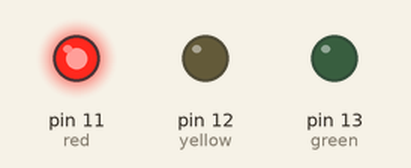
The sketch below on a simulated Arduino Uno, built with avr-gcc and run on an emulated ATmega328P. Shown: output pins drawn as LEDs (lit = HIGH).

Above: at 4.0 s.
At 9.0 s:
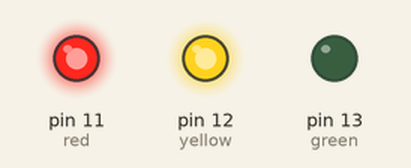
At 14.0 s:
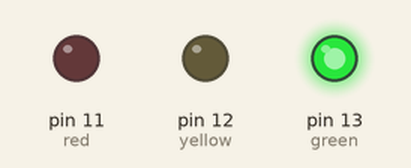
At 19.0 s:
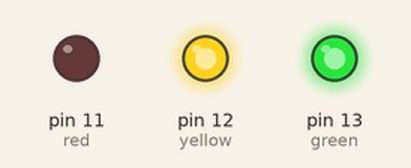
Timing chart, 0 to 26.0 s (numbered marks = the images above):
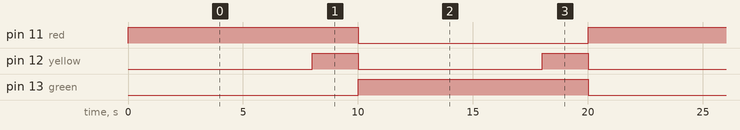

Measured:
- by itself, pin 11 (red), pin 13 (green): alternates HIGH for 10.0 s and LOW for 10.0 s
- by itself, pin 12 (yellow): alternates HIGH for 2.0 s and LOW for 8.0 s
- by itself, everything shown: repeats every 20.0 s, in 4 steps

The sketch:

traffic_light.ino
```cpp
int red=11;
int yellow=12;
int green=13;

void setup() {
pinMode(red,OUTPUT);
pinMode(yellow,OUTPUT);
pinMode(green,OUTPUT);

}

void loop() {
 digitalWrite(red,1);
 digitalWrite(yellow,0);
 digitalWrite(green,0);
 delay(8000);

 digitalWrite(red,1);
 digitalWrite(yellow,1);
 digitalWrite(green,0);
 delay(2000);

 digitalWrite(red,0);
 digitalWrite(yellow,0);
 digitalWrite(green,1);
 delay(8000);

 digitalWrite(red,0);
 digitalWrite(yellow,1);
 digitalWrite(green,1);
 delay(2000);


}
```
